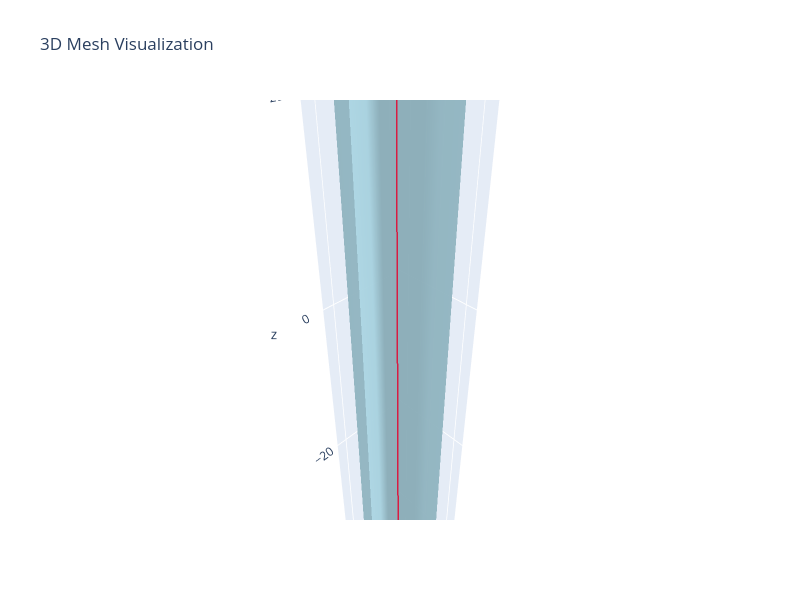

Source (notebook cell):
### Code cell
from mcf2swc import MeshManager, PolylinesSkeleton, data_path

mm = MeshManager()
mm.load_mesh(data_path("mesh/demo/cylinder.obj"))
ps = PolylinesSkeleton().from_txt(data_path("polylines/cylinder.polylines.txt"))
mm.visualize_mesh_3d(polylines=ps)

### Figure 1 — Plotly figure (JSON) as saved in the notebook; plotly's stock layout.template omitted (floating-point values rounded to 4 significant figures)
{"data": [{"color": "lightblue", "i": [1, 1, 2, 2, 4, 4, 5, 5, 6, 6, 7, 7, 8, 8, 9, 9, 10, 10, 11, 11, 12, 12, 13, 13, 14, 14, 15, 15, 16, 16, 17, 17, 18, 18, 19, 19, 20, 20, 21, 21, 22, 22, 23, 23, 24, 24, 25, 25, 26, 26, 27, 27, 28, 28, 29, 29, 30, 30, 31, 31, 32, 32, 33, 33], "j": [0, 4, 4, 5, 0, 6, 6, 7, 0, 8, 8, 9, 0, 10, 10, 11, 0, 12, 12, 13, 0, 14, 14, 15, 0, 16, 16, 17, 0, 18, 18, 19, 0, 20, 20, 21, 0, 22, 22, 23, 0, 24, 24, 25, 0, 26, 26, 27, 0, 28, 28, 29, 0, 30, 30, 31, 0, 32, 32, 33, 0, 1, 1, 2], "k": [4, 2, 5, 3, 6, 5, 7, 3, 8, 7, 9, 3, 10, 9, 11, 3, 12, 11, 13, 3, 14, 13, 15, 3, 16, 15, 17, 3, 18, 17, 19, 3, 20, 19, 21, 3, 22, 21, 23, 3, 24, 23, 25, 3, 26, 25, 27, 3, 28, 27, 29, 3, 30, 29, 31, 3, 32, 31, 33, 3, 1, 33, 2, 3], "name": "Mesh", "opacity": 0.8, "type": "mesh3d", "x": [0.0, 5.0, 5.0, 0.0, 4.619, 4.619, 3.536, 3.536, 1.913, 1.913, 0.0, 0.0, -1.913, -1.913, -3.536, -3.536, -4.619, -4.619, -5.0, -5.0, -4.619, -4.619, -3.536, -3.536, -1.913, -1.913, -0.0, -0.0, 1.913, 1.913, 3.536, 3.536, 4.619, 4.619], "y": [0.0, 0.0, 0.0, 0.0, 1.913, 1.913, 3.536, 3.536, 4.619, 4.619, 5.0, 5.0, 4.619, 4.619, 3.536, 3.536, 1.913, 1.913, 0.0, 0.0, -1.913, -1.913, -3.536, -3.536, -4.619, -4.619, -5.0, -5.0, -4.619, -4.619, -3.536, -3.536, -1.913, -1.913], "z": [-50.0, -50.0, 50.0, 50.0, -50.0, 50.0, -50.0, 50.0, -50.0, 50.0, -50.0, 50.0, -50.0, 50.0, -50.0, 50.0, -50.0, 50.0, -50.0, 50.0, -50.0, 50.0, -50.0, 50.0, -50.0, 50.0, -50.0, 50.0, -50.0, 50.0, -50.0, 50.0, -50.0, 50.0]}, {"line": {"color": "crimson", "width": 3}, "mode": "lines", "name": "Polyline 0", "opacity": 0.95, "showlegend": false, "type": "scatter3d", "x": [0.1874, 0.1863], "y": [-0.1874, -0.1863], "z": [-49.69, 36.2]}], "layout": {"autosize": false, "height": 600, "scene": {"aspectmode": "data", "xaxis": {"visible": true}, "yaxis": {"visible": true}, "zaxis": {"visible": true}}, "title": {"text": "3D Mesh Visualization"}, "width": 800}}
